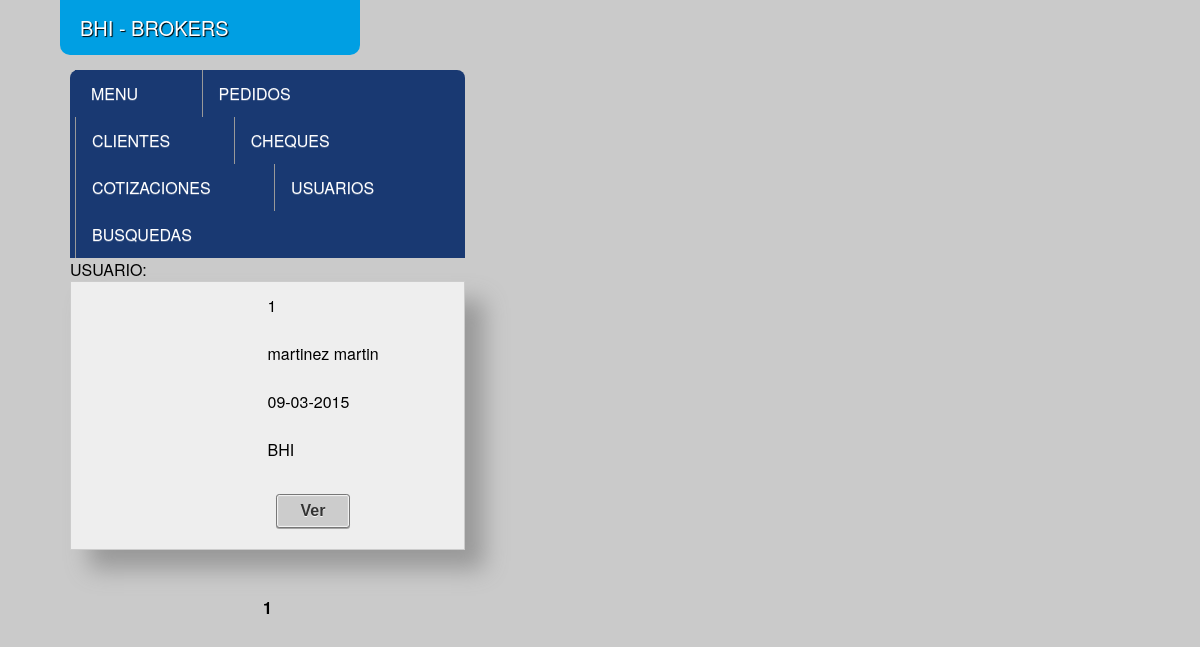
Screenshot of /factu.php with the database file from the repository.
### tables this page shows
CREATE TABLE IF NOT EXISTS `facturas` (
  `cod_fac` int(11) NOT NULL AUTO_INCREMENT,
  `cod_cli` int(11) NOT NULL,
  `monto_fac` decimal(11,2) NOT NULL,
  `fe_fac` timestamp NOT NULL DEFAULT CURRENT_TIMESTAMP ON UPDATE CURRENT_TIMESTAMP,
  `monto_ar_fac` decimal(11,2) NOT NULL,
  `tipo_fac` varchar(1) NOT NULL,
  `destino` varchar(10) NOT NULL,
  `cod_ord` int(11) NOT NULL,
  `estado_fac` int(1) NOT NULL DEFAULT '1',
  PRIMARY KEY (`cod_fac`)
);

CREATE TABLE IF NOT EXISTS `clientes` (
  `cod_cli` int(11) NOT NULL AUTO_INCREMENT,
  `ape_cli` char(40) NOT NULL,
  `nom_cli` char(40) NOT NULL,
  `dni` int(8) NOT NULL,
  `cuil` int(11) NOT NULL,
  `dir_per` char(80) NOT NULL,
  `tel_per` int(20) NOT NULL,
  `tel_movil` int(24) NOT NULL,
  `cp_per` char(40) NOT NULL,
  `cuil_empre` int(11) NOT NULL,
  `dir_empre` char(150) NOT NULL,
  `tel_empre` int(20) NOT NULL,
  `cp_empre` char(40) NOT NULL,
  `int_empre` int(8) NOT NULL,
  PRIMARY KEY (`cod_cli`)
);

### factu.php (the view, shortened to what this page needs)
<?php
 $Xnombre ="";
 $criterio = " true ";
 $TAMANO_PAGINA = 20;
 $pagina = $_GET['pagina'];
 if (!$pagina){
 	$sqla = "select count(*) as canti from facturas where  ".$criterio." ";
    $dba  = conecto();
	$ra   = mysqli_query($dba, $sqla);
     $arrx = mysqli_fetch_array($ra);
     $cantidad = $arrx['canti'];
     $inicio = 0;
     $pagina = 1;
     }
    else
    {
     $cantidad = $_SESSION['canti'];
     $inicio = ($pagina-1) * $TAMANO_PAGINA;
    }
  $criterio.=" order by fe_fac DESC LIMIT ".$TAMANO_PAGINA." OFFSET ".$inicio." ";
  $sqlc = "select * from facturas INNER JOIN clientes ON facturas.cod_cli = clientes.cod_cli  where ".$criterio."";
  $total_paginas = ceil($cantidad/$TAMANO_PAGINA);
    $dbc  = conecto();
	$rc   = mysqli_query($dbc, $sqlc);
?>
<!DOCTYPE html>
<html>
 <head>
	<link rel="stylesheet" href="css/style.css">
    <link rel="stylesheet" type="text/css" href="css/slimmenu.css">
 </head>
<body>
	<div class="logo">BHI - BROKERS</div>
	<div id="page-wrap">
    <?php include 'menu.php'; ?>
	<p>USUARIO: <?php echo $Xnombre; ?></p>
        <table class="sombra">
		<tbody>
        <?php
			while ($arr = mysqli_fetch_array($rc))
			{
		 ?>
		<tr>
			<td><?php echo $cod_fac = trim($arr['cod_fac']);?></td>
			<td><?php
					$ape_cli = trim($arr['ape_cli']);
					$nom_cli = trim($arr['nom_cli']);
					echo $ape_cli." ".$nom_cli;
				?>
				</td>
				<td><div style="background-color:<?php echo $color;?>"><?php echo $fecha_alta = date("d-m-Y", strtotime($arr['fe_fac'])); ?></div></td>
            <td><?php
            			echo $destino = trim($arr['destino']);
            	?></td>
			<td><a href="<?php 	echo 'facturas.php?cod='.$cod_fac; ?>"><button class="button"><?php
								echo 'Ver';
							?></button></a></td>
		</tr>
        <?php
			}
 		 ?>
		</tbody>
	</table>
    <br>
    <br>
    <div align="center">
    <?php
            for ($i=1;$i<=$total_paginas;$i++){
            	if($pagina == $i){
                	echo "<b> ".$pagina."</b>";
                }else{
                	echo " <a href=presu.php?pagina=$i>$i</a>";
                }
            }
     ?>
     </div>
	</div>
</body>
</html>

### css/style.css (style rules this page uses)
* { margin: 0; padding: 0; }
a:link { text-decoration:none; color: red; }
body { background: #cacaca; margin: 0; padding: 20px; font-family: "HelveticaNeue-Light", "Helvetica Neue Light", "Helvetica Neue", Helvetica, Arial, "Lucida Grande", sans-serif; font-weight: 300; }
.logo { display: block; top: 0px; position: absolute; left: 5%; width:300px; font-size:20px; background: #009FE3; height: 55px; padding-left: 20px; color: #FFF; line-height: 55px; text-shadow: 1px 1px 1px rgba(0,0,0,1); box-sizing: border-box; border-radius: 0px 0px 10px 10px; -moz-border-radius: 0px 0px 10px 10px; -webkit-border-radius: 0px 0px 10px 10px; border: 0px solid #000000; }
#page-wrap { margin: 50px; }
table { width: 100%; border-collapse: collapse; }
tr:nth-of-type(odd) { background: #eee; }
td, th { padding: 12px 12px; border: 1px solid #ccc; text-align: left; }
@media only screen and (max-width: 760px),
	(min-device-width: 768px) and (max-device-width: 1024px) { table, thead, tbody, th, td, tr { display: block; } }
@media only screen and (max-width: 760px),
	(min-device-width: 768px) and (max-device-width: 1024px) { tr { border: 1px solid #ccc; } }
@media only screen and (max-width: 760px),
	(min-device-width: 768px) and (max-device-width: 1024px) { td { border: none; border-bottom: 1px solid #eee; position: relative; padding-left: 50%; } }
@media only screen and (max-width: 760px),
	(min-device-width: 768px) and (max-device-width: 1024px) { td:before { position: absolute; top: 6px; left: 6px; width: 45%; padding-right: 10px; white-space: nowrap; } }
@media only screen and (min-device-width: 768px) and (max-device-width: 1024px) { body { width: 495px; } }
.button, .bt_plus_plus { display: inline-block; white-space: nowrap; background-color: #ccc; background-image: linear-gradient(top, #eee, #ccc); filter: progid:DXImageTransform.Microsoft.gradient(startColorStr='#eeeeee', EndColorStr='#cccccc'); border: 1px solid #777; padding: 0 1.5em; margin: 0.5em; font: bold 1em/2em Arial, Helvetica; text-decoration: none; color: #333; text-shadow: 0 1px 0 rgba(255,255,255,.8); border-radius: .2em; box-shadow: 0 0 1px 1px rgba(255,255,255,.8) inset, 0 1px 0 rgba(0,0,0,.3); }
.button:before { background: #ccc; background: rgba(0,0,0,.1); float: left; width: 1em; text-align: center; font-size: 1.5em; margin: 0 1em 0 -1em; padding: 0 .2em; box-shadow: 1px 0 0 rgba(0,0,0,.5), 2px 0 0 rgba(255,255,255,.5); border-radius: .15em 0 0 .15em; pointer-events: none; }
.sombra { box-shadow: 19px 19px 22px #999; -webkit-box-shadow: 19px 19px 22px #999; -moz-box-shadow: 18px 18px 23px #999; filter: progid:DXImageTransform.Microsoft.Shadow(color='#666666', Direction=135, Strength=4); }

### css/slimmenu.css (style rules this page uses)
a, a:active { text-decoration: none }

### rows the page displays
facturas: cod_fac "1", cod_cli.ape_cli "martinez", cod_cli.nom_cli "martin", fe_fac "09-03-2015", destino "BHI"
